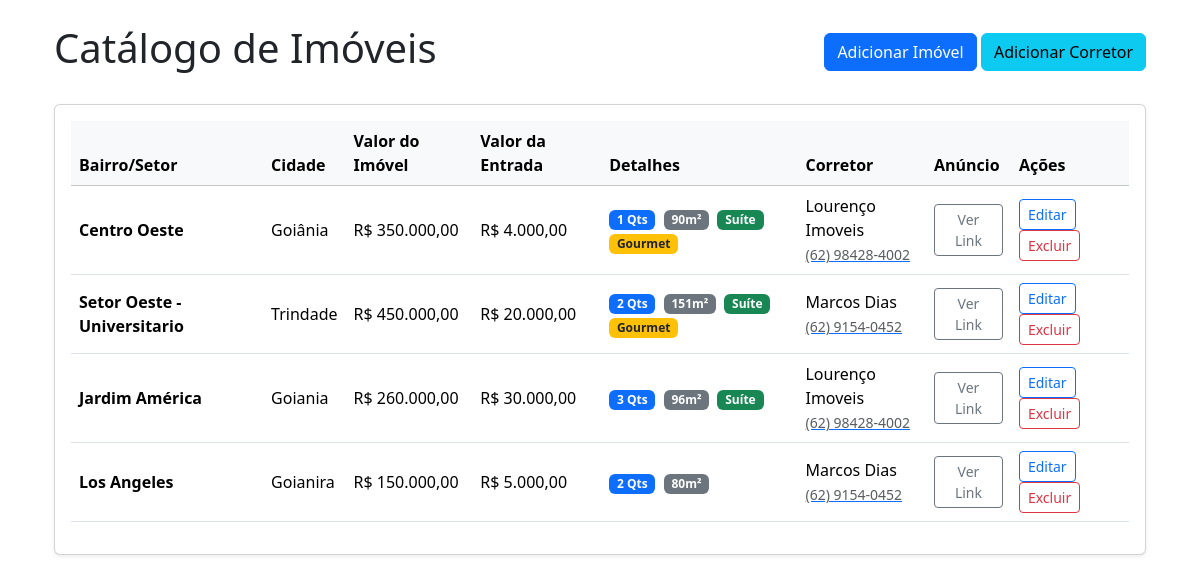
Before: /imoveis with the older database file.
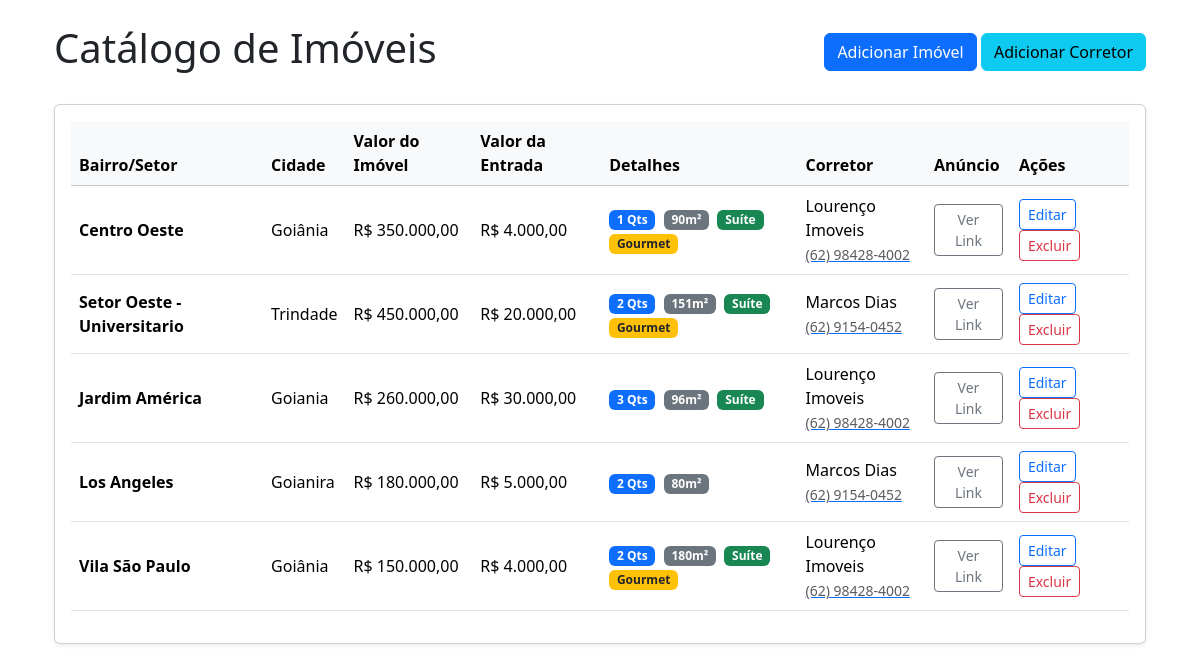
After: the same page with the newer database file.
### models.py (models this page shows, shortened)
class Imoveis(db.Model):
    __tablename__ = 'Imoveis'
    id = db.Column(db.Integer, primary_key=True,autoincrement=True)
    bairro = db.Column(db.String, nullable=False)
    cidade = db.Column(db.String, nullable=False)
    estado = db.Column(db.String, nullable=False, default='Go')
    preco = db.Column(db.Integer, nullable=False)
    quartos = db.Column(db.Integer, nullable=False)
    area_total = db.Column(db.String)
    area_construida = db.Column(db.String)
    area_gourmet = db.Column(db.String)
    suite = db.Column(db.String)
    valor_entrada = db.Column(db.Integer)
    link_anuncio = db.Column(db.String, nullable=False)
    id_corretor = db.Column(db.Integer, db.ForeignKey('Corretores.id'), nullable=False)
    corretor = db.relationship('Corretores', backref='Imoveis')

class Corretores(db.Model):
    __tablename__ = 'Corretores'
    id = db.Column(db.Integer, primary_key=True, autoincrement=True)
    nome = db.Column(db.String,nullable=False)
    contato = db.Column(db.String, nullable=False)

### routes.py (the view)
@rotas.route('/imoveis')
def index():
 imoveis = Imoveis.query.order_by(Imoveis.id)
 return render_template('index.html', lista_de_imoveis=imoveis)

### templates/index.html (shortened to what this page needs)
{% extends 'base.html' %}
{% block content %}
<div class="d-flex justify-content-between align-items-center mb-4">
    <h1>Catálogo de Imóveis</h1>
    <div>
        <a href="/cadastrar_imovel_template" class="btn btn-primary">Adicionar Imóvel</a>
        <a href="/cadastrar_corretor_template" class="btn btn-info">Adicionar Corretor</a>
    </div>
</div>
<div class="card shadow-sm">
    <div class="card-body">
        <div class="table-responsive">
            <table class="table table-hover align-middle">
                <thead class="table-light">
                    <tr>
                        <th scope="col">Bairro/Setor</th>
                        <th scope="col">Cidade</th>
                        <th scope="col">Valor do Imóvel</th>
                        <th scope="col">Valor da Entrada</th>
                        <th scope="col">Detalhes</th>
                        <th scope="col">Corretor</th>
                        <th scope="col">Anúncio</th>
                        <th scope="col">Ações</th>
                    </tr>
                </thead>
                <tbody>
                    {% for imovel in lista_de_imoveis %}
                    <tr>
                        <td><strong>{{ imovel.bairro }}</strong></td>
                        <td>{{ imovel.cidade }}</td>
                        <td>{{ imovel.preco }}</td>
                        <td>{{ imovel.valor_entrada }}</td>
                        <td>
                            <span class="badge bg-primary me-1">{{ imovel.quartos }} Qts</span>
                            <span class="badge bg-secondary me-1">{{ imovel.area_total }}</span>
                            {% if imovel.suite == 'Sim' %}
                                <span class="badge bg-success">Suíte</span>
                            {% endif %}
                            {% if imovel.area_gourmet == 'Sim' %}
                                <span class="badge bg-warning text-dark">Gourmet</span>
                            {% endif %}
                        </td>
                        <td>
                            <div>{{ imovel.corretor.nome }}</div>
                            <a href="#"><small class="text-muted">{{ imovel.corretor.contato }}</small></a>
                        </td>
                        <td>
                            <a href="{{ imovel.link_anuncio }}" class="btn btn-outline-secondary btn-sm" target="_blank">
                                Ver Link
                            </a>
                        </td>
                        <td>
                            <a href="{{url_for('rotas.editar', id=imovel.id )}}" class="btn btn-outline-primary btn-sm target="_blank">Editar</a>
                            <a href="{{url_for('rotas.deletar', id=imovel.id)}}" class="btn btn-outline-danger btn-sm ">Excluir</a>
                        </td>
                    </tr>
                    {% endfor %}
                </tbody>
            </table>
        </div>
    </div>
</div>
{% endblock %}

### templates/base.html (shortened to what this page needs)
<!doctype html>
<html lang="pt-br">
<head>
   <link rel="stylesheet" href="{{url_for('static', filename='bootstrap.css')}}">
</head>
<body>
    <div class="container">
     <div class="container mt-4">
        {% block content %}{% endblock %}
     </div>
    </div>
</body>
</html>

Changed rows visible on the page:
changed Imoveis "Los Angeles": preco "R$ 150.000,00" → "R$ 180.000,00"
added Imoveis: bairro "Vila São Paulo", cidade "Goiânia", preco "R$ 150.000,00", valor_entrada "R$ 4.000,00", quartos "2", area_total "180m²", suite "Suíte", area_gourmet "Gourmet", corretor.nome "Lourenço Imoveis", corretor.contato "(62) 98428-4002"
